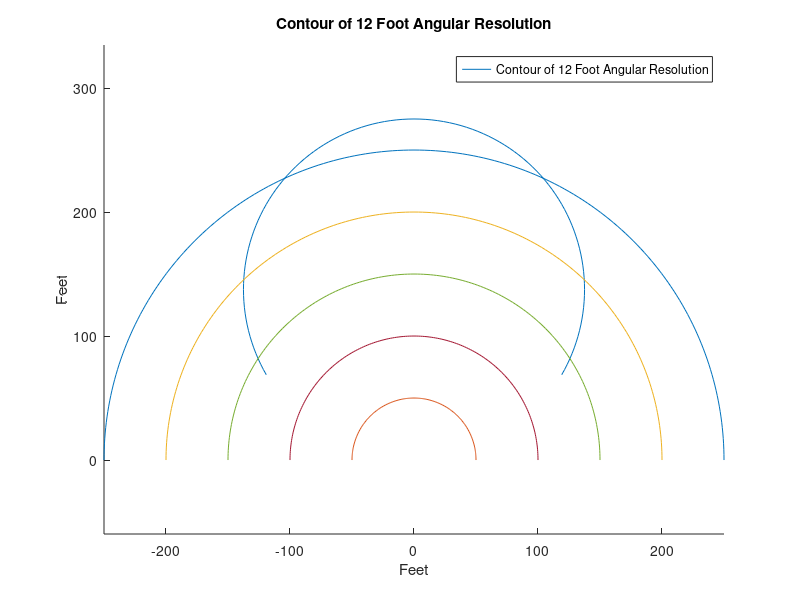

Write the MATLAB code that produced this figure. (Note: this script raises an error after producing the figure.)
theta_degrees = linspace(-60,60,121).';
theta_radians = theta_degrees*pi/180;

lane_width = 12;

resolution_degrees_per_rangeFeet = 3.5/200;

ang_resolution_at_angle = 2.5./cosd(theta_degrees);

range_at_lane_width = lane_width./(2*sind(ang_resolution_at_angle/2));

x_range_at_lane_width = range_at_lane_width .* sind(theta_degrees);
y_range_at_lane_width = range_at_lane_width .* cosd(theta_degrees);


z = zeros(size(x_range_at_lane_width));
p = [x_range_at_lane_width y_range_at_lane_width z];
mm_per_foot = 304.8;
p_mm = p.*mm_per_foot;


figure(1);clf;hold on;
plot(x_range_at_lane_width, y_range_at_lane_width)

circ_lines_dist = [50 100 150 200 250];
for i = 1:length(circ_lines_dist)
    plot(circ_lines_dist(i)*cosd(0:1:180), circ_lines_dist(i)*sind(0:1:180), color=[0 0 0 0.2], LineWidth=0.1, LineStyle='-' )
end
title('Contour of 12 Foot Angular Resolution')
xlabel('Feet')
ylabel('Feet')
axis equal
legend('Contour of 12 Foot Angular Resolution')

fileName = "12_foot_angular_resolution_points.csv";
writeCsvForFusion(fileName, p_mm);

%%
%range reduction becasue of antenna pattern angular falloff
load('SweepwAbsNfoam.mat')
data_x = linspace(-90,90, length(data));
[mn, start] = min(abs(data_x + 60));
[mn, stop] = min(abs(data_x - 60));
data_x_FOV = data_x(start:stop);
data_y_FOV = data(start:stop);

figure(2);clf;
subplot(2,2,1)
hold on
plot(data_x, data)
plot(data_x_FOV, data_y_FOV,'r')
grid on
title('Atenna Pattern')

result = quadradicFit(data_x_FOV, data_y_FOV);
a = result(1);
b = result(2);
c = result(3);

data_FOV_fit_y = a*data_x_FOV.^2 + b*data_x_FOV + c;
plot(data_x_FOV, data_FOV_fit_y, 'k')
legend('Original Data', 'FOV Data', 'Curve Fit of FOV')


[mx_fit, mxIdx_fit] = max(data_FOV_fit_y);
degreesToShift = data_x_FOV(mxIdx_fit);

x_orig_shifted = data_x - degreesToShift;


[mn, start] = min(abs(x_orig_shifted+60));
[mn, stop] = min(abs(x_orig_shifted-60));

stride = 10;
x_FOV_shifted = x_orig_shifted(start:stride:stop);
y_FOV_shifted = data(start:stride:stop);


subplot(2,2,2)
hold on
plot(x_FOV_shifted, y_FOV_shifted)
%plot(xx_shifted, yy_fit, 'r')
grid on

%equation for curve fit with centered at max
[a, h, k, b, c] = quadradicFit2(x_FOV_shifted, y_FOV_shifted, 0);

y_FOV_shifted_fit = a.*x_FOV_shifted.^2 + b.*x_FOV_shifted + c;
plot(x_FOV_shifted, y_FOV_shifted_fit, 'k')
title('Antenna Pattern - Curve Fit Shifted to Center')
legend('Original Data', 'Curve Fit')
xlabel('Antenna Angle (degrees)')
ylabel('dB')

min_fit = min(y_FOV_shifted_fit);
max_fit = max(y_FOV_shifted_fit);
r = max_fit - min_fit;

%Calculate the range line of equal SNR, due to antena pattern gain falloff near the edge of the FOV
G1 = max(y_FOV_shifted_fit);
G1 = 10.^(G1./10);
R1_500 = 500; %feet
G2 = y_FOV_shifted_fit;
G2 = 10.^(G2./10);
R2_500 = nthroot((G2*R1_500^4)./(G1),4);
R1_800 = 800; %feet
R2_800 = nthroot((G2*R1_800^4)./(G1),4);

rotate_deg = 90;
R2_500_x = R2_500.*cosd(x_FOV_shifted + rotate_deg);
R2_500_y = R2_500.*sind(x_FOV_shifted + rotate_deg);

subplot(2,2,3)
hold on
plot(x_FOV_shifted, R2_500)
title('Line of Equal SNR Due to Antenna Pattern Variation')
xlabel('Antenna Angle (degrees)')
ylabel('Range (feet)')
legend('Contour of Equal SNR')


subplot(2,2,4)
%polar(x_FOV_shifted.*pi./180, R2)

plot(R2_500_x, R2_500_y)
xlabel('Range (feet)')
ylabel('Range (feet)')

axis equal


%% Dilemma Zone
mph2fps = 1.46667;
car_mph = [45 65];
dilemma_seconds = [2.5 5.5 7.5];
dilemma_distance = zeros(length(car_mph),length(dilemma_seconds));

dilemma_distance = car_mph.' * dilemma_seconds .*mph2fps;

boresight_max_dilemma_feet = [500 800];
edge_max_delema_feet = [min(R2_500) min(R2_800)];
max_dilemna_vehicle_mph_boresight = (boresight_max_dilemma_feet.' * (1./dilemma_seconds)) ./mph2fps;
max_dilemna_vehicle_mph_edge = (edge_max_delema_feet.' * (1./dilemma_seconds)) ./mph2fps;


%% Plot equal SNR lines

figure(3);clf;hold on;
%plot 12 foot angular resolution line
plot(x_range_at_lane_width, y_range_at_lane_width)


%plot equal SNR lines
rotate_deg = 90;
x_500 = R2_500.*cosd(x_FOV_shifted+rotate_deg);
y_500 = R2_500.*sind(x_FOV_shifted + rotate_deg);
x_800 =R2_800.*cosd(x_FOV_shifted+rotate_deg);
y_800 = R2_800.*sind(x_FOV_shifted + rotate_deg);
plot(x_500, y_500, color=[1 0 0 1], LineWidth=0.5, LineStyle='-' )
plot(x_800, y_800, color=[0 1 0 1], LineWidth=0.5, LineStyle='-' )


%plot circular range lines
circ_lines_dist = [ 100  200 300 400 500 500 700 800];
for i = 1:length(circ_lines_dist)
    plot(circ_lines_dist(i)*cosd(30:1:150), circ_lines_dist(i)*sind(30:1:150), color=[0 0 0 0.2], LineWidth=0.1, LineStyle='-' )
    text(circ_lines_dist(i)*cosd(30), circ_lines_dist(i)*sind(30), sprintf('%d', circ_lines_dist(i)) , color=[0 0 0 1])
end
plot([0 800*cosd(30)], [0 800*sind(30)], color=[0 0 0 0.2], LineWidth=0.1, LineStyle='-' )
plot([0 800*cosd(150)], [0 800*sind(150)], color=[0 0 0 0.2], LineWidth=0.1, LineStyle='-' )

title('Equal SNR Contours')
xlabel('Feet')
ylabel('Feet')
legend('12 Foot Angular Resolution', 'Contour Equal SNR - 500 feet boresight', 'Contour Equal SNR - 800 feet boresight')

axis equal

a_500 = [x_500.' y_500.' zeros(length(x_500),1)].*mm_per_foot;
writeCsvForFusion("Equal_SNR_500.csv", a_500)
a_800 = [x_800.' y_800.' zeros(length(x_800),1)].*mm_per_foot;
writeCsvForFusion("Equal_SNR_800.csv", a_800 )

%% Plot equal SNR lines and Dilemma Zones lines

figure(4);clf;hold on;
%plot 12 foot angular resolution line
plot(x_range_at_lane_width, y_range_at_lane_width, DisplayName = '12 Foot Angular Resolution')


%plot equal SNR lines
rotate_deg = 90;
plot(R2_500.*cosd(x_FOV_shifted+rotate_deg), R2_500.*sind(x_FOV_shifted + rotate_deg), color=[1 0 0 1], LineWidth=0.5, LineStyle='-', DisplayName='Equal SNR Contour - 500 feet boresight' )
plot(R2_800.*cosd(x_FOV_shifted+rotate_deg), R2_800.*sind(x_FOV_shifted + rotate_deg), color=[0 1 0 1], LineWidth=0.5, LineStyle='-', DisplayName='Equal SNR Contour - 800 feet boresight' )

c = colorC;

dilemma_colors = [c.color01(7,:); c.color01(8,:); c.color01(9,:); c.color01(15,:)];
line_style = ["--" "-."];

for mph_i = 1:2
    for seconds_i = 2:3
        dilemma_dist = dilemma_distance(mph_i, seconds_i);
        x_dilemma_range = dilemma_dist * cosd(30:1:150);
        y_dilemma_range = dilemma_dist * sind(30:1:150);
        plot(x_dilemma_range, y_dilemma_range, color=[dilemma_colors(mph_i,:) 1], LineWidth=1, LineStyle=line_style(mod(seconds_i,2)+1), DisplayName= sprintf('Dilemma: %dmph, %2.1fsec, %3.0f feet', car_mph(mph_i), dilemma_seconds(seconds_i), dilemma_dist));
    end
end

dilemma_colors = [c.color01(16,:); c.color01(17,:); c.color01(18,:); c.color01(19,:)];
line_style = ["-" "-"];
j = 0;
for feet_i = 1:2
    for seconds_i = 2:3
        j = j + 1;
        dilemma_speed = max_dilemna_vehicle_mph_boresight(feet_i, seconds_i);
        x_dilemma_speed = (seconds_i - 2) * 10;
        y_dilemma_speed = boresight_max_dilemma_feet(feet_i);
        plot(x_dilemma_speed, y_dilemma_speed, color=[dilemma_colors(j,:) 1], Marker=".", MarkerSize=10, LineWidth=1, LineStyle="none", DisplayName= sprintf('Dilemma Speed: %2.1fmph; %2.1fsec, %3.0f feet', dilemma_speed, dilemma_seconds(seconds_i), y_dilemma_speed));
    end
end

dilemma_colors = [c.color01(20,:); c.color01(21,:); c.color01(22,:); c.color01(23,:)];
line_style = ["-" "-"];
j = 0;
for feet_i = 1:2
    for seconds_i = 2:3
        j = j + 1;
        range =edge_max_delema_feet(feet_i);
        dilemma_speed = max_dilemna_vehicle_mph_edge(feet_i, seconds_i);
        x_dilemma_speed = range * cosd(150);
        y_dilemma_speed = range * sind(150) + (seconds_i - 2) * 10;
        plot(x_dilemma_speed, y_dilemma_speed, color=[dilemma_colors(j,:) 1], Marker=".", MarkerSize=10, LineWidth=1, LineStyle="none", DisplayName= sprintf('Dilemma Speed: %2.1fmph; %2.1fsec, %3.0f feet', dilemma_speed, dilemma_seconds(seconds_i), y_dilemma_speed));
    end
end



%plot circular range lines
circ_lines_dist = [ 100  200 300 400 500 600 700 800];
for i = 1:length(circ_lines_dist)
    plot(circ_lines_dist(i)*cosd(30:1:150), circ_lines_dist(i)*sind(30:1:150), color=[0 0 0 0.2], LineWidth=0.1, LineStyle='-', HandleVisibility='off')
    text(circ_lines_dist(i)*cosd(30), circ_lines_dist(i)*sind(30), sprintf('%d', circ_lines_dist(i)) , color=[0 0 0 1])
end
plot([0 800*cosd(30)], [0 800*sind(30)], color=[0 0 0 0.2], LineWidth=0.1, LineStyle='-', HandleVisibility='off' )
plot([0 800*cosd(150)], [0 800*sind(150)], color=[0 0 0 0.2], LineWidth=0.1, LineStyle='-', HandleVisibility='off' )

%plot dilemma zones distances
mph_45_i = 1;
mph_65_i = 2;
dilemma_3p5_i = 1;
dilemma_5p5_i = 2;
dilemma_7p5_i = 3;



title('Sensor Footprint ')
xlabel('Feet')
ylabel('Feet')

legend()

axis equal


%%
a = [ 728.739940 950.377454 0.000000 704.463847 966.678090 0.000000 784.494849 901.372712 0.000000 598.576006 1037.778462 0.000000 1200.250000 0.000000 0.000000 0.000000 0.000000 240.250000 846.503065 846.871741 0.000000 514.991562 1079.355625 0.000000 920.529901 762.471056 0.000000 432.827832 1116.348655 0.000000 949.886141 729.000941 0.000000 458.198921 1107.605821 0.000000 338.757628 1148.765088 0.000000 987.643680 672.643000 0.000000 309.967997 1158.685945 0.000000 1037.151613 598.746101 0.000000 211.019670 1178.962449 0.000000 275.333164 1165.783320 0.000000 1056.628677 559.488056 0.000000 156.374544 1190.160335 0.000000 1089.838428 492.550356 0.000000 1106.832814 458.296408 0.000000 86.175116 1195.250920 0.000000 1127.931660 396.861510 0.000000 0.000000 1201.500000 0.000000 1157.758617 310.012395 0.000000 0.000000 0.000000 0.000000 1189.073112 156.386263 0.000000];
m_x = a(1:3:end);
m_y = a(2:3:end);
m_z = a(3:3:end);
figure(5);clf; hold on;
plot(m_x, m_y)
for i = 1:length(m_x)
    text(m_x(i), m_y(i), sprintf('%d', i))
end


%%
a = [3000 500 0 200 1000 0 3000 500 100 3000 500 100 200 1000 0 200 1000 100 0 0 0 3000 500 0 0 0 100 0 0 100 3000 500 0 3000 500 100 200 1000 0 0 0 0 200 1000 100 200 1000 100 0 0 0 0 0 100 200 1000 100 0 0 100 3000 500 100 0 0 0 200 1000 0 3000 500 0];
b = 10.*a;

%%






function writeCsvForFusion(fileName, p)
    % fileName - will be written in current directory
    %p -  Nx3 matrix of date containing the x, y, z points
    %p must be in millimeters
    
    %the values of p must be scaled by 10 to import into Fusion 360
     %"0.1 in excel csv file is 1mm in Fusion 360"
    a = p./10;
    writematrix(a, fileName);
end


function result = quadradicFit(x, y)
%Used the model a*x^2 + b*x + c, where a, b, and c are the unknowns
%Matrix equation: A*[a b c].' = v
    
    %consturct system matrix
    if (size(x,2) ~= 1)
        x = x.';
    end
    %x must be vertical vector
    A = [x.^2 x ones(length(x),1)];

    %Construct right-hand side veritcal vector
    if (size(y,2) ~= 1)
        y = y.';
    end
    v = y;

    %solve in least squares sense
    result = A\v;
end

function [a, h, k, b, c] = quadradicFit2(x, y, t)

%Used the model a(x - h)^2 + k, where the vertex is at (h, k).
% In this function we force h = t
% a, b, and c are also returned for the quadradic form of a*x^2 + b*x + c

%Matrix equation: A*[a b c].' = v
    
    %consturct system matrix
    if (size(x,2) ~= 1)
        x = x.';
    end
    %x must be vertical vector
    A = [x.^2 x ones(length(x),1)];

    %Construct right-hand side veritcal vector
    if (size(y,2) ~= 1)
        y = y.';
    end
    v = y;

    %solve in least squares sense
    result = A\v;

    a = result(1);
    b = result(2);
    c = result(3);
    a = a;
    h = t;
    k = c-t^2;
    
end

